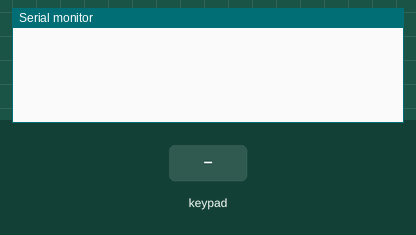
The sketch below on a simulated Arduino Uno, built with avr-gcc and run on an emulated ATmega328P. Parts: the last lines printed to the serial monitor. Inputs (shaded band) come from the test bench.

Above: at 1.2 s.
1.3 s: key '1' pressed
At 2.2 s:
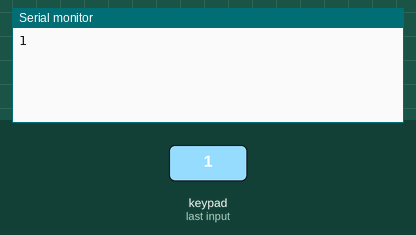
2.8 s: keypad keys 9 8 7 6 # pressed 0.4 s apart
At 5.7 s:
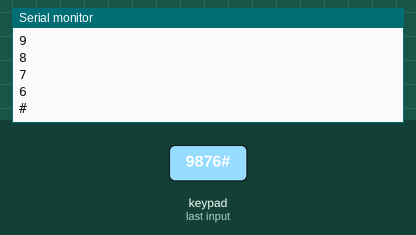
6.3 s: key 'A' pressed
At 7.4 s:
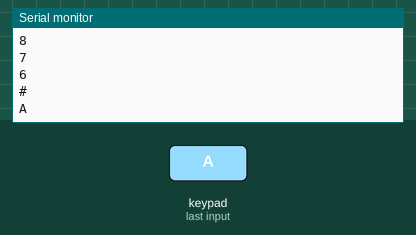
7.8 s: keypad keys 9 8 7 6 * pressed 0.4 s apart
At 10.8 s:
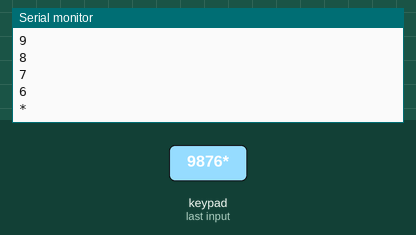
11.3 s: key 'B' pressed
At 12.2 s:
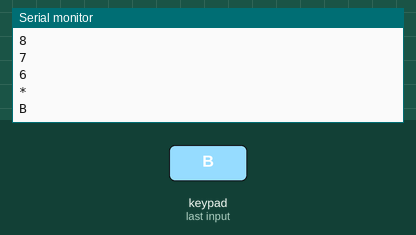
12.8 s: keypad keys 9 8 7 6 D pressed 0.4 s apart
At 15.7 s:
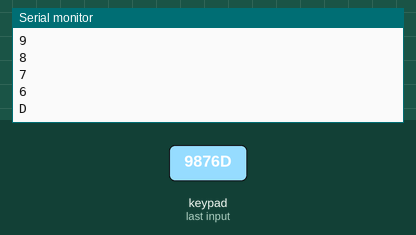
Timing chart, 0 to 17.2 s (numbered marks = the images above; inputs shaded):
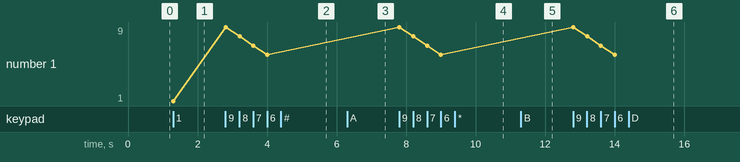

Measured:
- after the input at 1.3 s, the serial monitor: prints a new line at once (image 1)
- after the input at 2.8 s, the serial monitor: prints a new line at once (image 2)
- after the input at 6.3 s, the serial monitor: prints a new line at once (image 3)
- after the input at 7.8 s, the serial monitor: prints a new line at once (image 4)
- after the input at 11.3 s, the serial monitor: prints a new line at once (image 5)
- after the input at 12.8 s, the serial monitor: prints a new line at once (image 6)
- plotted number 1: 1 → 6 after the input at 2.8 s

The sketch:

rfidcard.ino
```cpp
/*
#include <SPI.h>
#include <MFRC522.h>

#define SS_PIN 10
#define RST_PIN 5
#define RELAY_PIN A5 // the Arduino pin connects to relay

#define RED_PIN 2
#define GREEN_PIN 3
#define BLUE_PIN 4

#define BUZZER 9
MFRC522 rfid(SS_PIN, RST_PIN);

byte keyTagUID[4] = {0x8C, 0x5E, 0xC8, 0x38};

void setup()
{

  Serial.begin(9600);
  SPI.begin();     // init SPI bus
  rfid.PCD_Init(); // init MFRC522
  Serial.println(rfid.PCD_PerformSelfTest() ? "OK" : "ERR");
  rfid.PCD_Init(); // init MFRC522

  bool hasFailed;

  while (!rfid.PCD_PerformSelfTest())
  {
    hasFailed = true;
    Serial.println("FAil");
    delay(100);
  }
  if (hasFailed)
  {
    rfid.PCD_Init();
  }

  pinMode(RELAY_PIN, OUTPUT);    // initialize pin as an output.
  digitalWrite(RELAY_PIN, HIGH); // lock the door
  pinMode(RED_PIN, OUTPUT);
  pinMode(GREEN_PIN, OUTPUT);
  pinMode(BLUE_PIN, OUTPUT);

  pinMode(BUZZER, OUTPUT);

  analogWrite(RED_PIN, 255);
  analogWrite(GREEN_PIN, 255);
  analogWrite(BLUE_PIN, 255);

  Serial.println("Tap RFID/NFC Tag on reader");
}

void loop()
{

  // Serial.println(rfid.PCD_GetAntennaGain(),DEC);
  // delay(1000);
  if (rfid.PICC_IsNewCardPresent())
  { // new tag is available
    if (rfid.PICC_ReadCardSerial())
    { // NUID has been readed
      MFRC522::PICC_Type piccType = rfid.PICC_GetType(rfid.uid.sak);

      if (rfid.uid.uidByte[0] == keyTagUID[0] &&
          rfid.uid.uidByte[1] == keyTagUID[1] &&
          rfid.uid.uidByte[2] == keyTagUID[2] &&
          rfid.uid.uidByte[3] == keyTagUID[3])
      {
        Serial.println("Access is granted");
        // digitalWrite(RELAY_PIN, LOW);  // unlock the door for 2 seconds
        // delay(2000);
        // digitalWrite(RELAY_PIN, HIGH); // lock the door


        analogWrite(RED_PIN, 0);
        analogWrite(GREEN_PIN, 0);
        analogWrite(BLUE_PIN, 0);
        tone(BUZZER,30);
        delay(300);
        noTone(BUZZER);
        delay(100);
        analogWrite(RED_PIN, 0);
        analogWrite(GREEN_PIN, 255);
        analogWrite(BLUE_PIN, 0);
        tone(BUZZER,800);
        delay(1000);
        noTone(BUZZER);

        analogWrite(RED_PIN, 255);
        analogWrite(GREEN_PIN, 255);
        analogWrite(BLUE_PIN, 255);
      }
      else
      {
        Serial.print("Access denied for user with UID:");
        for (int i = 0; i < rfid.uid.size; i++)
        {
          Serial.print(rfid.uid.uidByte[i] < 0x10 ? " 0" : " ");
          Serial.print(rfid.uid.uidByte[i], HEX);
        }
        Serial.println();

        analogWrite(RED_PIN, 0);
        analogWrite(GREEN_PIN, 0);
        analogWrite(BLUE_PIN, 0);
        tone(BUZZER,30);
        delay(300);
        noTone(BUZZER);
        delay(100);
        analogWrite(RED_PIN, 255);
        analogWrite(GREEN_PIN, 0);
        analogWrite(BLUE_PIN, 0);
        tone(BUZZER,200);
        delay(1000);
        noTone(BUZZER);

        analogWrite(RED_PIN, 255);
        analogWrite(GREEN_PIN, 255);
        analogWrite(BLUE_PIN, 255);
      }

      rfid.PICC_HaltA();      // halt PICC
      rfid.PCD_StopCrypto1(); // stop encryption on PCD
    }
  }
}
*/
```

empty.ino
```cpp

```

first.ino
```cpp
/*
int redpin = 11;  // select the pin for the red LED
int bluepin = 10; // select the pin for the  blue LED
int greenpin = 9; // select the pin for the green LED

int val;

void setup()
{
    pinMode(redpin, OUTPUT);
    pinMode(bluepin, OUTPUT);
    pinMode(greenpin, OUTPUT);

    pinMode(LED_BUILTIN, OUTPUT);

    Serial.begin(9600);
}

void loop()
{

    val = 0;
    analogWrite(9, 0);    // green
    analogWrite(10, 0);   // blue
    analogWrite(11, 0); // red

    digitalWrite(LED_BUILTIN, HIGH);
    delay(1000);
    digitalWrite(LED_BUILTIN, LOW);

    for (val = 0; val < 255; val++)
    {
        analogWrite(redpin,255-val);
        analogWrite(bluepin, val);
        delay(10);
    } // red to blue

    digitalWrite(LED_BUILTIN, HIGH);
    delay(1000);
    digitalWrite(LED_BUILTIN, LOW);

    for (val = 0; val < 255; val++)
    {
        analogWrite(greenpin,val);
        analogWrite(bluepin, 255-val);
        delay(10);
    } // blue to green

    digitalWrite(LED_BUILTIN, HIGH);
    delay(1000);
    digitalWrite(LED_BUILTIN, LOW);

    for (val = 0; val < 255; val++)
    {
        analogWrite(redpin,val);
        analogWrite(greenpin, 255-val);
        delay(10);
    } // green to red


    //red led
    digitalWrite(LED_BUILTIN, HIGH);   // turn the LED on (HIGH is the voltage level)
    delay(1000);                       // wait for a second
    digitalWrite(LED_BUILTIN, LOW);    // turn the LED off by making the voltage LOW
    delay(1000);


    Serial.println(val, DEC);
}
*/
```

multuiplestateled.ino
```cpp
/*
#define RED_PIN 11
#define BLUE_PIN 10
#define GREEN_PIN 9
#define BUTTON_PIN 7
#define STATUS_LED_PIN 8

byte lastButtonState = LOW;
int currentstate = 1;
void setup()
{
    pinMode(RED_PIN, OUTPUT);
    pinMode(BLUE_PIN, OUTPUT);
    pinMode(GREEN_PIN, OUTPUT);

    pinMode(BUTTON_PIN, INPUT);
    pinMode(STATUS_LED_PIN, OUTPUT);

    Serial.begin(9600);

    setColor(255, 0, 0);
}

void loop()
{

    // Serial.println(digitalRead(BUTTON_PIN), BIN);

    byte buttonState = digitalRead(BUTTON_PIN);
    if (buttonState != lastButtonState) // press the button
    {
        lastButtonState = buttonState; // the state is in pressed state
        if (buttonState == LOW)        // button is released
        {
            nextState(currentstate);
        }
    }
    // delay(1000);
    // Serial.println(currentstate,DEC);
}

void setColor(int r, int b, int g)
{
    digitalWrite(RED_PIN, r);
    digitalWrite(BLUE_PIN, b);
    digitalWrite(GREEN_PIN, g);
}

void nextState(int &s)
{
    // 1 = red 2 = blue 3 = green
    setColor(255 * (s == 1), 255 * (s == 2), 255 * (s == 3));
    if (s == 3)
    {
        s = 1;
    }
    else
    {
        s++;
    }
}

*/
```

oneLed.ino
```cpp
/*
void setup() {
  // initialize digital pin LED_BUILTIN as an output.
  pinMode(LED_BUILTIN, OUTPUT);
}

// the loop function runs over and over again forever
void loop() {
  digitalWrite(LED_BUILTIN, HIGH);   // turn the LED on (HIGH is the voltage level)
  delay(1000);                       // wait for a second
  digitalWrite(LED_BUILTIN, LOW);    // turn the LED off by making the voltage LOW
  delay(1000);                       // wait for a second
}
*/
```

pushbutton.ino
```cpp
/*
#define LED_PIN 8
#define BUTTON_PIN 7

byte lastButtonState = LOW;
byte ledState = LOW;

void setup()
{
    pinMode(LED_PIN, OUTPUT);
    pinMode(BUTTON_PIN, INPUT);


    Serial.begin(9600);
}
void loop()
{
    byte buttonState = digitalRead(BUTTON_PIN);
    if (buttonState != lastButtonState)
    {
        lastButtonState = buttonState;
        if (buttonState == LOW)
        {
            ledState = (ledState == HIGH) ? LOW : HIGH;
            digitalWrite(LED_PIN, ledState);
        }
    }
}
*/
```

keyPadTest.ino
```cpp
#include <Keypad.h>

const int ROW_NUM = 4; //four rows
const int COLUMN_NUM = 4; //four columns

char keys[ROW_NUM][COLUMN_NUM] = {
  {'1','2','3', 'A'},
  {'4','5','6', 'B'},
  {'7','8','9', 'C'},
  {'*','0','#', 'D'}
};

byte pin_rows[ROW_NUM] = {9, 8, 7, 6}; //connect to the row pinouts of the keypad
byte pin_column[COLUMN_NUM] = {5, 4, 3, 2}; //connect to the column pinouts of the keypad

Keypad keypad = Keypad( makeKeymap(keys), pin_rows, pin_column, ROW_NUM, COLUMN_NUM );

void setup(){
  Serial.begin(9600);
}

void loop(){
  char key = keypad.getKey();

  if (key){
    Serial.println(key);
  }
}
```
